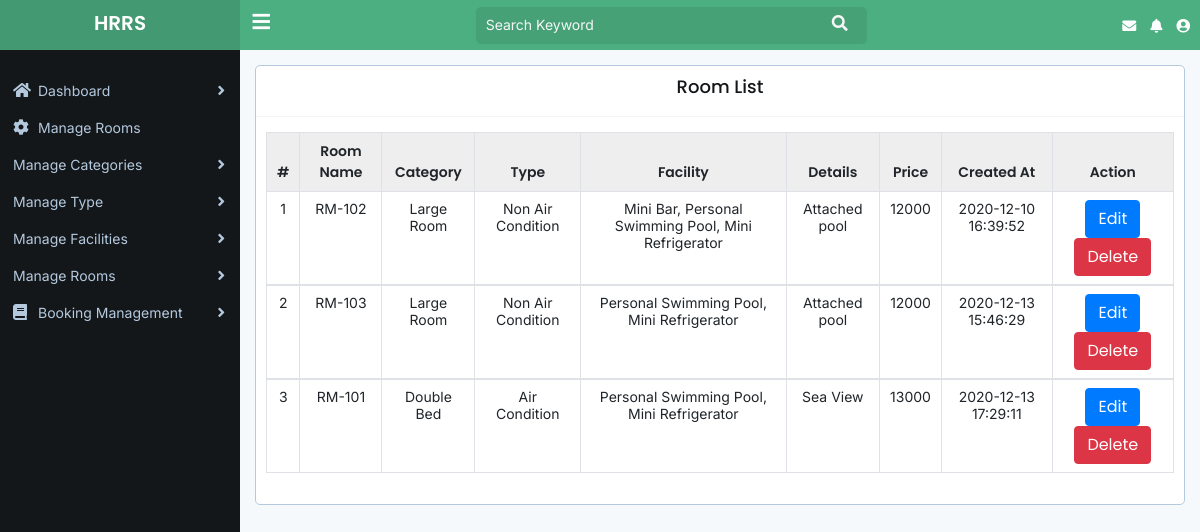
Page /roomlist.php (signed in) on the committed database.
### tables this page shows
CREATE TABLE `tb_rooms` (
  `room_id` int(11) NOT NULL,
  `room_name` varchar(50) DEFAULT NULL,
  `cat_id` int(11) NOT NULL,
  `room_type_id` int(11) NOT NULL,
  `facilities` varchar(255) NOT NULL,
  `details` varchar(255) NOT NULL,
  `price` varchar(50) NOT NULL,
  `created_at` datetime DEFAULT current_timestamp()
);

CREATE TABLE `tb_categories` (
  `cat_id` int(11) NOT NULL,
  `cat_name` varchar(50) NOT NULL,
  `created_at` datetime NOT NULL DEFAULT current_timestamp()
);

CREATE TABLE `tb_room_types` (
  `room_type_id` int(11) NOT NULL,
  `room_type_name` varchar(50) NOT NULL,
  `created_at` datetime NOT NULL DEFAULT current_timestamp()
);

### roomlist.php (the view, shortened to what this page needs)
<?php include 'header.php';
include 'sidebar.php' ?>
			<div class="main-content-area">
				<div class="content">
					<div class="container-fluid">
						<div class="row">
							<div class="col-lg-12">
								<div class="box text-center">
									<div class="box-header with-border">
										<h4 class="box-title">Room List</h4>
									</div>
									<div class="box-body">
										<table class="table table-bordered table-hover">
											<thead>
												<tr>
													<th>#</th>
													<th>Room Name</th>
													<th>Category</th>
													<th>Type</th>
													<th>Facility</th>
													<th>Details</th>
													<th>Price</th>
													<th>Created At</th>
													<th>Action</th>
												</tr>
											</thead>
											<?php
                    $sql="SELECT tb_rooms.*,
					tb_categories.cat_name,
					tb_room_types.room_type_name
					FROM tb_rooms
					LEFT JOIN tb_categories ON tb_categories.cat_id=tb_rooms.cat_id
					LEFT JOIN tb_room_types ON tb_room_types.room_type_id=tb_rooms.room_type_id";
                    $run=$conn->query($sql);
                    if($run->num_rows > 0){
                        while ($result=$run->fetch_assoc()) {?>
                        <tbody>
                        <tr>
							<td><?php echo $result['room_id']?></td>
							<td><?php echo $result['room_name']?></td>
                            <td><?php echo $result['cat_name']?></td>
                            <td><?php echo $result['room_type_name']?></td>
							<td><?php
								if ($result['facilities']) {
									$facilities = json_decode($result['facilities']);
									echo implode(', ', $facilities);
								}
							?></td>
                            <td><?php echo $result['details']?></td>
                            <td><?php echo $result['price']?></td>
                            <td><?php echo $result['created_at']?></td>
                            <td><a href="editroom.php?room_id=<?php echo $result['room_id']?>" class="btn btn-primary">Edit</a>
                            <a href="room.php?rom_del_id=<?php echo $result['room_id']?>" name='del' class="btn btn-danger">Delete</a></td>
                        </tr>
                        </tbody>
                        <?php
                        }
                    }
                    ?>
										</table>
									</div>
								</div>
							</div>
						</div>
					</div>
				</div>
			</div>
<?php include 'footer.php'?>

### assets/css/style.css (style rules this page uses)
* { margin: 0px; padding: 0px; box-sizing: border-box; outline: none; }
html, body { width: 100%; height: 100%; }
body { font-family: "Inter", sans-serif; font-size: 14px; line-height: normal; background: #f6f9fb; }
h1, h2, h3, h4, h5, h6 { font-family: "Poppins", sans-serif; font-weight: 600; margin: 0; padding: 0; color: #14171a; }
h4 { font-size: 18px; }
.btn { font-family: "Poppins", sans-serif; font-weight: 400; }
.main-content-area { width: calc(100% - 240px); margin-left: 240px; transition: 300ms linear; padding: 15px 0px; }
.box { background: #ffffff; border: 1px solid #b4c9de; border-radius: 5px; margin-bottom: 30px; }
.box .box-header { padding: 10px 10px 15px 10px; }
.box .box-header.with-border { border-bottom: 1px solid #f5f5f5; }
.box .box-header .box-title { padding-bottom: 3px; font-weight: 500; }
.box .box-body { padding: 15px 10px; }
.table tr th { font-family: "Poppins", sans-serif; font-weight: 600; padding: 8px 10px; border-bottom-width: 1px; }
.table tr td { font-size: 14px; padding: 8px 10px; }
.table.table-bordered thead { background: #eeeeee; }
.table.table-hover tr td { cursor: pointer; }

### rows in the picture
tb_rooms: room_id "1", room_name "RM-102", cat.cat_name "Large Room", room_type.room_type_name "Non Air Condition", facilities "Mini Bar, Personal Swimming Pool, Mini Refrigerator", details "Attached pool", price "12000", created_at "2020-12-10 16:39:52"
tb_rooms: room_id "2", room_name "RM-103", cat.cat_name "Large Room", room_type.room_type_name "Non Air Condition", facilities "Personal Swimming Pool, Mini Refrigerator", details "Attached pool", price "12000", created_at "2020-12-13 15:46:29"
tb_rooms: room_id "3", room_name "RM-101", cat.cat_name "Double Bed", room_type.room_type_name "Air Condition", facilities "Personal Swimming Pool, Mini Refrigerator", details "Sea View", price "13000", created_at "2020-12-13 17:29:11"
